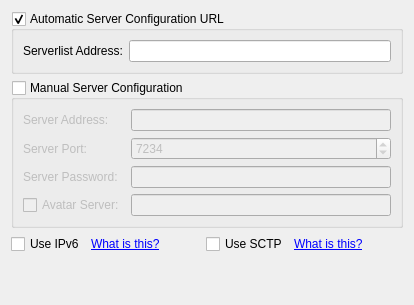
           <widget class="QWidget" name="tab_2">
            <attribute name="title">
             <string>Server</string>
            </attribute>
            <layout class="QGridLayout" name="gridLayout_18">
             <item row="0" column="0">
              <widget class="QGroupBox" name="groupBox_automaticServerConfig">
               <property name="title">
                <string>Automatic Server Configuration URL</string>
               </property>
               <property name="checkable">
                <bool>true</bool>
               </property>
               <layout class="QGridLayout" name="gridLayout_3">
                <item row="0" column="0">
                 <widget class="QLabel" name="label_18">
                  <property name="text">
                   <string>Serverlist Address:</string>
                  </property>
                 </widget>
                </item>
                <item row="0" column="1">
                 <widget class="QLineEdit" name="lineEdit_InternetServerListAddress">
                  <property name="inputMethodHints">
                   <set>Qt::ImhNoPredictiveText</set>
                  </property>
                 </widget>
                </item>
               </layout>
              </widget>
             </item>
             <item row="1" column="0">
              <widget class="QGroupBox" name="groupBox_manualServerConfig">
               <property name="minimumSize">
                <size>
                 <width>0</width>
                 <height>116</height>
                </size>
               </property>
               <property name="title">
                <string>Manual Server Configuration</string>
               </property>
               <property name="checkable">
                <bool>true</bool>
               </property>
               <property name="checked">
                <bool>false</bool>
               </property>
               <layout class="QGridLayout" name="gridLayout_4">
                <item row="1" column="0">
                 <widget class="QLabel" name="label_31">
                  <property name="text">
                   <string>Server Port:</string>
                  </property>
                  <property name="buddy">
                   <cstring>spinBox_InternetServerPort</cstring>
                  </property>
                 </widget>
                </item>
                <item row="1" column="1">
                 <widget class="QSpinBox" name="spinBox_InternetServerPort">
                  <property name="minimum">
                   <number>80</number>
                  </property>
                  <property name="maximum">
                   <number>65535</number>
                  </property>
                  <property name="value">
                   <number>7234</number>
                  </property>
                 </widget>
                </item>
                <item row="3" column="0">
                 <widget class="QCheckBox" name="checkBox_useAvatarServer">
                  <property name="text">
                   <string>Avatar Server:</string>
                  </property>
                 </widget>
                </item>
                <item row="3" column="1">
                 <widget class="QLineEdit" name="lineEdit_avatarServerAddress">
                  <property name="inputMethodHints">
                   <set>Qt::ImhNoPredictiveText</set>
                  </property>
                 </widget>
                </item>
                <item row="0" column="0">
                 <widget class="QLabel" name="label_41">
                  <property name="text">
                   <string>Server Address:</string>
                  </property>
                  <property name="buddy">
                   <cstring>lineEdit_InternetServerAddress</cstring>
                  </property>
                 </widget>
                </item>
                <item row="0" column="1">
                 <widget class="QLineEdit" name="lineEdit_InternetServerAddress">
                  <property name="inputMethodHints">
                   <set>Qt::ImhNoPredictiveText</set>
                  </property>
                  <property name="maxLength">
                   <number>60</number>
                  </property>
                 </widget>
                </item>
                <item row="2" column="0">
                 <widget class="QLabel" name="label_6">
                  <property name="text">
                   <string>Server Password:</string>
                  </property>
                 </widget>
                </item>
                <item row="2" column="1">
                 <widget class="QLineEdit" name="lineEdit_InternetServerPassword">
                  <property name="echoMode">
                   <enum>QLineEdit::Password</enum>
                  </property>
                 </widget>
                </item>
               </layout>
              </widget>
             </item>
             <item row="3" column="0">
              <spacer name="verticalSpacer_15">
               <property name="orientation">
                <enum>Qt::Vertical</enum>
               </property>
               <property name="sizeHint" stdset="0">
                <size>
                 <width>20</width>
                 <height>40</height>
                </size>
               </property>
              </spacer>
             </item>
             <item row="2" column="0">
              <layout class="QHBoxLayout" name="horizontalLayout_7">
               <item>
                <widget class="QCheckBox" name="checkBox_InternetServerUseIpv6">
                 <property name="text">
                  <string>Use IPv6</string>
                 </property>
                </widget>
               </item>
               <item>
                <widget class="QLabel" name="label_32">
                 <property name="text">
                  <string>&lt;a href=&quot;http://en.wikipedia.org/wiki/Ipv6&quot;&gt;What is this?&lt;/a&gt;</string>
                 </property>
                 <property name="openExternalLinks">
                  <bool>true</bool>
                 </property>
                </widget>
               </item>
               <item>
                <spacer name="horizontalSpacer">
                 <property name="orientation">
                  <enum>Qt::Horizontal</enum>
                 </property>
                 <property name="sizeHint" stdset="0">
                  <size>
                   <width>40</width>
                   <height>20</height>
                  </size>
                 </property>
                </spacer>
               </item>
               <item>
                <widget class="QCheckBox" name="checkBox_InternetServerUseSctp">
                 <property name="text">
                  <string>Use SCTP</string>
                 </property>
                </widget>
               </item>
               <item>
                <widget class="QLabel" name="label_whatIsSctp">
                 <property name="text">
                  <string>&lt;a href=&quot;http://en.wikipedia.org/wiki/Stream_Control_Transmission_Protocol&quot;&gt;What is this?&lt;/a&gt;</string>
                 </property>
                 <property name="openExternalLinks">
                  <bool>true</bool>
                 </property>
                </widget>
               </item>
               <item>
                <spacer name="horizontalSpacer_8">
                 <property name="orientation">
                  <enum>Qt::Horizontal</enum>
                 </property>
                 <property name="sizeHint" stdset="0">
                  <size>
                   <width>40</width>
                   <height>20</height>
                  </size>
                 </property>
                </spacer>
               </item>
              </layout>
             </item>
            </layout>
           </widget>
